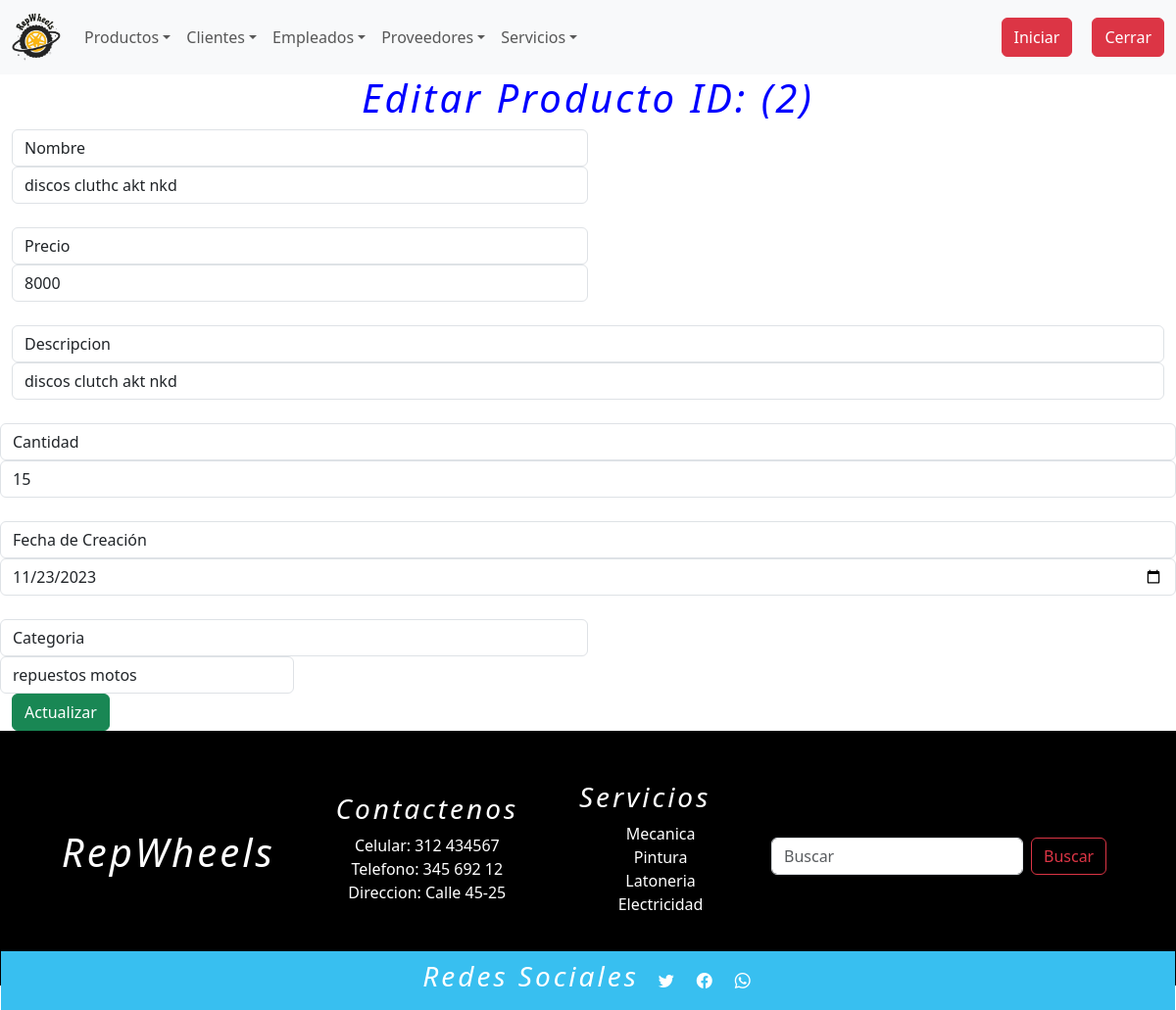
/editarProductos/2, run on the app's committed database.
### tienda/models.py (models this page shows, shortened)
class Productos(models.Model):
    nombre=models.CharField(max_length=254,unique=True)
    Precio=models.IntegerField()
    descripcion_producto = models.TextField()
    cantidad=models.IntegerField()
    fecha_Creacion=models.DateField()
    categoria=models.ForeignKey(Categoria,on_delete=models.DO_NOTHING)

class Categoria(models.Model):
    nombre=models.CharField(max_length=254)
    descripcion_categoria = models.TextField()

### tienda/views.py (the view)
# urls.py: path("editarProductos/<int:id>", views.editarProductos, name="editarProductos"),
def editarProductos(request, id):
	q = Productos.objects.get(pk=id)
	c = Categoria.objects.all()
	contexto = {"data": q, "categoria": c}
	return render(request, "tienda/productos/editarProductos.html", contexto)

### tienda/templates/tienda/productos/editarProductos.html (shortened to what this page needs)
{% extends 'tienda/base.html' %}
{% load static %}
{% block contenedor %}
<h1 class="titul">Editar Producto ID: ({{ data.id }})</h1>
<div class="container-fluid center ">
    <form action="{% url 'actualizarProductos'%}" method="post">
        <div class="col-6">
            <label class="form-control">Nombre</label>
            <input class="form-control" type="text" name="nombre" value="{{ data.nombre }}" /><br>
        </div>
        <div class="col-6">
            <label class="form-control">Precio</label>
            <input class="form-control" type="number" name="precio" value="{{ data.Precio }}" /><br>
        </div>
            <label class="form-control">Descripcion</label>
            <input class="form-control" type="text" name="descripcion" value="{{ data.descripcion_producto }}" /><br>
        </div>
            <label class="form-control">Cantidad</label>
            <input class="form-control" type="text" name="cantidad" value="{{ data.cantidad }}" /><br>
        </div>
            <label class="form-control">Fecha de Creación</label>
            <input class="form-control" type="date" name="fecha_creacion" value="{{ data.fecha_Creacion|date:'Y-m-d' }}" /><br>
        <div class="col-6">
            <label class="form-control">Categoria</label>
        <div class="col-6">
            <select class="form-control" name="categoria">
                {% for c in categoria %}
                    <option value="{{ c.id }}" {% if data.categoria.id == c.id %}selected{% endif %}>{{ c.nombre }}</option>
                {% endfor %}
            </select>
        </div>
</div>
<div class="container-fluid mp-5">
    <button type="submit" class="btn btn-success">Actualizar</button>
</div>
{% endblock %}

### tienda/static/tienda/css/estilos.css (style rules this page uses)
.titul { color:blue; }

### tienda/static/tienda/css/landing.css (style rules this page uses)
h1 { text-align: center; }
footer h3,h1 { text-align: center; font-style: italic; letter-spacing: 3px; }

### data on the page
Productos: id "2", nombre "discos cluthc akt nkd", precio "8000", descripcion "discos clutch akt nkd", cantidad "15", fecha_creacion "11/23/2023", categoria "repuestos motos"
